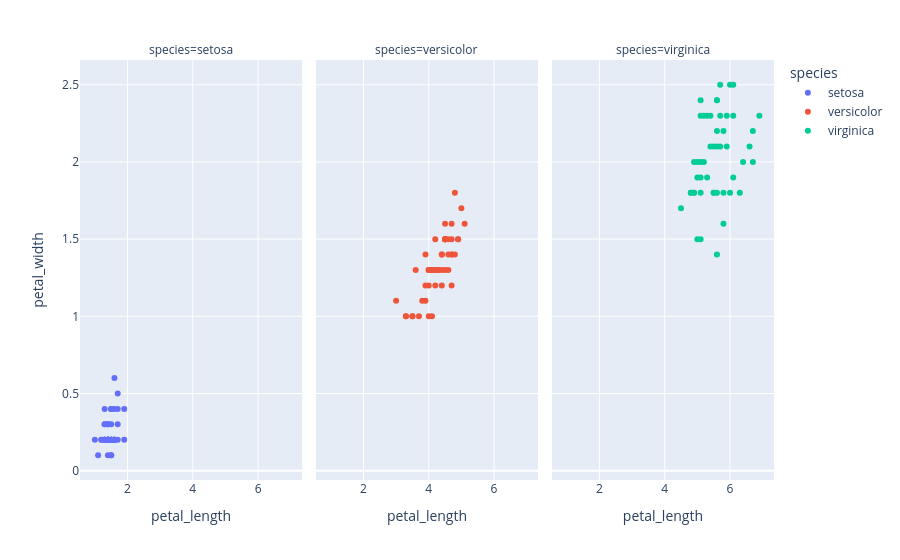

The notebook cell saved with this chart:
### Markdown cell above
## Scatter plot

### Code cell
fig = px.scatter(
    irisdf,
    x="petal_length",
    y="petal_width",
    color="species",
    facet_col='species',
    hover_data={
        'species': False,
        'sepal_length': ':.2f',
        'petal_width': True,
        'sepal_width': ':.2f',
    }
)
fig.show()
fig.write_html("subplot.html")

### Figure 1 — Plotly figure (JSON) as saved in the notebook; plotly's stock layout.template omitted (floating-point values rounded to 4 significant figures; data arrays with more than 128 entries replaced by an {"elided": "..."} marker saying what was removed)
{"data": [{"customdata": {"elided": "48x3 mixed values"}, "hovertemplate": "petal_length=%{x}<br>petal_width=%{y}<br>sepal_length=%{customdata[1]:.2f}<br>sepal_width=%{customdata[2]:.2f}<extra></extra>", "legendgroup": "setosa", "marker": {"color": "#636efa", "symbol": "circle"}, "mode": "markers", "name": "setosa", "orientation": "v", "showlegend": true, "type": "scatter", "x": [1.4, 1.4, 1.3, 1.5, 1.4, 1.7, 1.4, 1.5, 1.4, 1.5, 1.5, 1.6, 1.4, 1.1, 1.2, 1.5, 1.3, 1.4, 1.7, 1.5, 1.7, 1.5, 1, 1.7, 1.9, 1.6, 1.6, 1.5, 1.4, 1.6, 1.6, 1.5, 1.5, 1.4, 1.2, 1.3, 1.3, 1.5, 1.3, 1.3, 1.3, 1.6, 1.9, 1.4, 1.6, 1.4, 1.5, 1.4], "xaxis": "x", "y": [0.2, 0.2, 0.2, 0.2, 0.2, 0.4, 0.3, 0.2, 0.2, 0.1, 0.2, 0.2, 0.1, 0.1, 0.2, 0.4, 0.4, 0.3, 0.3, 0.3, 0.2, 0.4, 0.2, 0.5, 0.2, 0.2, 0.4, 0.2, 0.2, 0.2, 0.2, 0.4, 0.1, 0.2, 0.2, 0.2, 0.2, 0.2, 0.3, 0.3, 0.2, 0.6, 0.4, 0.3, 0.2, 0.2, 0.2, 0.2], "yaxis": "y"}, {"customdata": {"elided": "50x3 mixed values"}, "hovertemplate": "petal_length=%{x}<br>petal_width=%{y}<br>sepal_length=%{customdata[1]:.2f}<br>sepal_width=%{customdata[2]:.2f}<extra></extra>", "legendgroup": "versicolor", "marker": {"color": "#EF553B", "symbol": "circle"}, "mode": "markers", "name": "versicolor", "orientation": "v", "showlegend": true, "type": "scatter", "x": [4.7, 4.5, 4.9, 4, 4.6, 4.5, 4.7, 3.3, 4.6, 3.9, 3.5, 4.2, 4, 4.7, 3.6, 4.4, 4.5, 4.1, 4.5, 3.9, 4.8, 4, 4.9, 4.7, 4.3, 4.4, 4.8, 5, 4.5, 3.5, 3.8, 3.7, 3.9, 5.1, 4.5, 4.5, 4.7, 4.4, 4.1, 4, 4.4, 4.6, 4, 3.3, 4.2, 4.2, 4.2, 4.3, 3, 4.1], "xaxis": "x2", "y": [1.4, 1.5, 1.5, 1.3, 1.5, 1.3, 1.6, 1, 1.3, 1.4, 1, 1.5, 1, 1.4, 1.3, 1.4, 1.5, 1, 1.5, 1.1, 1.8, 1.3, 1.5, 1.2, 1.3, 1.4, 1.4, 1.7, 1.5, 1, 1.1, 1, 1.2, 1.6, 1.5, 1.6, 1.5, 1.3, 1.3, 1.3, 1.2, 1.4, 1.2, 1, 1.3, 1.2, 1.3, 1.3, 1.1, 1.3], "yaxis": "y2"}, {"customdata": {"elided": "49x3 mixed values"}, "hovertemplate": "petal_length=%{x}<br>petal_width=%{y}<br>sepal_length=%{customdata[1]:.2f}<br>sepal_width=%{customdata[2]:.2f}<extra></extra>", "legendgroup": "virginica", "marker": {"color": "#00cc96", "symbol": "circle"}, "mode": "markers", "name": "virginica", "orientation": "v", "showlegend": true, "type": "scatter", "x": [6, 5.1, 5.9, 5.6, 5.8, 6.6, 4.5, 6.3, 5.8, 6.1, 5.1, 5.3, 5.5, 5, 5.1, 5.3, 5.5, 6.7, 6.9, 5, 5.7, 4.9, 6.7, 4.9, 5.7, 6, 4.8, 4.9, 5.6, 5.8, 6.1, 6.4, 5.6, 5.1, 5.6, 6.1, 5.6, 5.5, 4.8, 5.4, 5.6, 5.1, 5.9, 5.7, 5.2, 5, 5.2, 5.4, 5.1], "xaxis": "x3", "y": [2.5, 1.9, 2.1, 1.8, 2.2, 2.1, 1.7, 1.8, 1.8, 2.5, 2, 1.9, 2.1, 2, 2.4, 2.3, 1.8, 2.2, 2.3, 1.5, 2.3, 2, 2, 1.8, 2.1, 1.8, 1.8, 1.8, 2.1, 1.6, 1.9, 2, 2.2, 1.5, 1.4, 2.3, 2.4, 1.8, 1.8, 2.1, 2.4, 2.3, 2.3, 2.5, 2.3, 1.9, 2, 2.3, 1.8], "yaxis": "y3"}], "layout": {"annotations": [{"font": {}, "showarrow": false, "text": "species=setosa", "x": 0.16, "xanchor": "center", "xref": "paper", "y": 1, "yanchor": "bottom", "yref": "paper"}, {"font": {}, "showarrow": false, "text": "species=versicolor", "x": 0.5, "xanchor": "center", "xref": "paper", "y": 1, "yanchor": "bottom", "yref": "paper"}, {"font": {}, "showarrow": false, "text": "species=virginica", "x": 0.84, "xanchor": "center", "xref": "paper", "y": 1, "yanchor": "bottom", "yref": "paper"}], "legend": {"title": {"text": "species"}, "tracegroupgap": 0}, "margin": {"t": 60}, "xaxis": {"anchor": "y", "domain": [0, 0.32], "title": {"text": "petal_length"}}, "xaxis2": {"anchor": "y2", "domain": [0.34, 0.66], "matches": "x", "title": {"text": "petal_length"}}, "xaxis3": {"anchor": "y3", "domain": [0.68, 1.0], "matches": "x", "title": {"text": "petal_length"}}, "yaxis": {"anchor": "x", "domain": [0, 1], "title": {"text": "petal_width"}}, "yaxis2": {"anchor": "x2", "domain": [0, 1], "matches": "y", "showticklabels": false}, "yaxis3": {"anchor": "x3", "domain": [0, 1], "matches": "y", "showticklabels": false}}}
